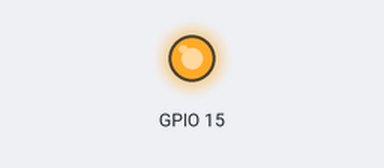
Simulated run of this sketch. Board: ESP32. Parts: output pins drawn as LEDs (lit = HIGH). WiFi joins after 1.5 s; servers stay silent unless stated; what the sketch prints to the serial monitor is not drawn.

Above: at 0.1 s.
Timing chart, 0 to 1.8 s (numbered marks = the images above):
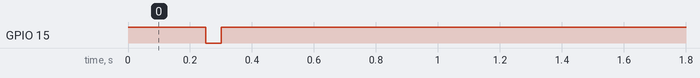

The sketch:

esp32.mini.W5500.recv.send.210430.ino
```cpp
/*
  UDPSendReceive.pde:
 This sketch receives UDP message strings, prints them to the serial port
 and sends an "acknowledge" string back to the sender

 A Processing sketch is included at the end of file that can be used to send
 and received messages for testing with a computer.

 created 21 Aug 2010
 by Michael Margolis

 This code is in the public domain.
 */


#include <SPI.h>         // needed for Arduino versions later than 0018
#include <Ethernet2.h>
#include <EthernetUdp2.h>         // UDP library from: bjoern@cs.stanford.edu 12/30/2008

#define     ETH_RST        15 // 17  // 4
#define     ETH_CS          5
#define     ETH_SCLK       18
#define     ETH_MISO       19  //23
#define     ETH_MOSI       23  //19

// Enter a MAC address and IP address for your controller below.
// The IP address will be dependent on your local network:
byte mac[] = {
  0xDE, 0xAD, 0xBE, 0xEF, 0xFE, 0xED
};
IPAddress ip(192,168,1,177),rip(192,168,1,178);

unsigned int localPort = 7777;      // local port to listen on

// buffers for receiving and sending data
char packetBuffer[UDP_TX_PACKET_MAX_SIZE]; //buffer to hold incoming packet,
char  ReplyBuffer[] = "acknowledged";       // a string to send back

// An EthernetUDP instance to let us send and receive packets over UDP
EthernetUDP Udp;


void ethernetReset(const uint8_t resetPin)
{
    pinMode(resetPin, OUTPUT);
    digitalWrite(resetPin, HIGH);
    delay(250);
    digitalWrite(resetPin, LOW);
    delay(50);
    digitalWrite(resetPin, HIGH);
    delay(350);
}

void setup() {
  SPI.begin(ETH_SCLK, ETH_MISO, ETH_MOSI);
  ethernetReset(ETH_RST);
  Ethernet.init(ETH_CS);
  Ethernet.begin(mac, ip);
  Udp.begin(localPort);
  Serial.begin(9600);
  Serial.println();
  Serial.println(ip);
  Serial.println(localPort);
}

void loop() {
  // if there's data available, read a packet
  int packetSize = Udp.parsePacket();
  if (packetSize)
  {
    Serial.print("Received packet of size ");
    Serial.println(packetSize);
    Serial.print("From ");
    IPAddress remote = Udp.remoteIP();
    for (int i = 0; i < 4; i++)
    {
      Serial.print(remote[i], DEC);
      if (i < 3)
      {
        Serial.print(".");
      }
    }
    Serial.print(", port ");
    Serial.println(Udp.remotePort());

    // read the packet into packetBufffer
    Udp.read(packetBuffer, UDP_TX_PACKET_MAX_SIZE);
    Serial.println("Contents:");
    Serial.println(packetBuffer);

    // send a reply, to the IP address and port that sent us the packet we received
    Udp.beginPacket(Udp.remoteIP(), Udp.remotePort());
    //Udp.beginPacket(rip, 7777);

    Udp.write(ReplyBuffer);
    Udp.endPacket();
  }
  delay(10);
}
```
